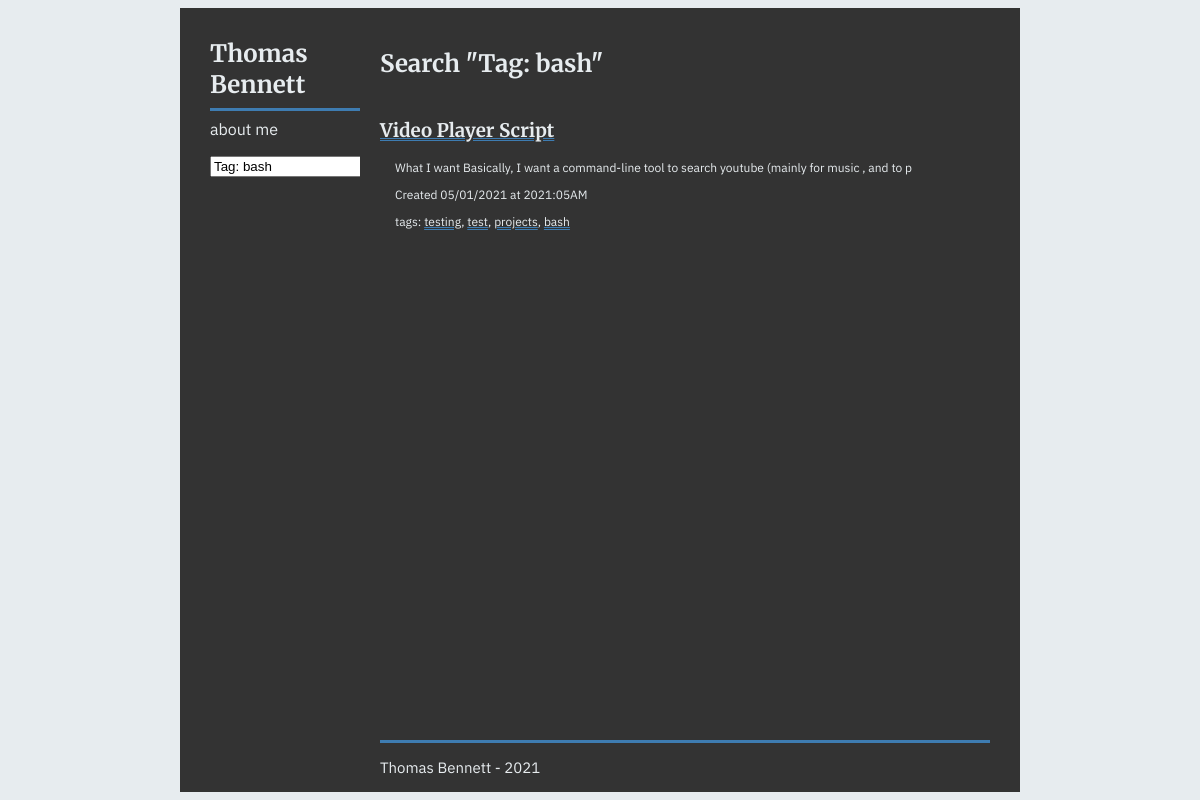
/?t=bash, run on the app's committed database.
### app.py (models this page shows, shortened)
class Entry(flask_db.Model):
    title = CharField()
    slug = CharField(unique=True)
    summary = CharField()
    content = TextField()
    published = BooleanField(index=True)
    timestamp = DateTimeField(default=datetime.datetime.now, index=True)
    def get_tags(self):
        try:
            tags = [tag.tag.title for tag in self.tags]
        except:
            tags = []
        finally:
            return tags

class Tag(flask_db.Model):
    title = CharField(unique=True)
    @classmethod
    def search(cls, query):
        sanitized_query = Tag.sanitize_query(query)
        return (Entry
                .select()
                .join(EntryTag)
                .where(EntryTag.tag == Tag.get(Tag.title == sanitized_query))
                .order_by(Entry.timestamp.desc()) )
    @staticmethod
    def sanitize_query(query):
        return re.sub('[^\w]+', '_', query.lower())

### app.py (the view)
@app.route('/')
def index(q=None, t=None):
    search_query = request.args.get('q') or q
    tag_search_query = request.args.get('t') or t
    search_title=None
    if search_query:
        query = Entry.search(search_query)
        search_title = search_query
    elif tag_search_query:
        query = Tag.search(tag_search_query)
        search_title = "Tag: " + tag_search_query
    else:
        query = Entry.public().order_by(Entry.timestamp.desc())
    return object_list('index.html', query, search=search_title)

### templates/index.html (shortened to what this page needs)
{% extends "base.html" %}
{% block content_title %}{% if search %}Search "{{ search }}"{% else %}Blog entries{% endif %}{% endblock %}
{% block content %}
  {% for entry in object_list %}
    <h3>
      <a class='index-entry-title' href="{% if entry.published %}{{ url_for('detail', slug=entry.slug) }}{% else %}{{ url_for('edit', slug=entry.slug) }}{% endif %}">
        {{ entry.title }}
      </a>
    </h3>
    <div class="index-entry-info">
      <p>{{ entry.summary }}</p>
      <p class='index-entry-created'>Created {{ entry.timestamp.strftime('%m/%d/%Y at %G:%I%p') }}</p>
      <p>tags: {% for e in entry.get_tags() %}<a href='{{ url_for('index', t=e) }}'>{{ e }}</a>{% if not loop.last %}, {% endif %}{% endfor %}</p>
    </div>
    {% else %}
    <p>No entries have been created yet.</p>
  {% endfor %}
{% endblock %}

### static/css/main.css (style rules this page uses)
:root { --accent: #3E7CB1; --text-color: #E7ECEF; --background-color: #E7ECEF; --body-color: #333333; }
html { background-color: var(--background-color); display: flex; justify-content: center; align-items: stretch; min-height: 100%; }
body { max-width: 70%; background-color: var(--body-color); display: flex; flex-direction: row; justify-content: left; flex-grow: 1; font-family: 'IBM Plex Sans', sans-serif; color: var(--text-color); }
a:link { text-decoration: underline; text-decoration-color: var(--accent); text-decoration-style: double; color: var(--text-color); }
.index-entry-title { font-family: Merriweather; }
.index-entry-info { padding-left: 15px; font-size: 12px; }

### data on the page
Entry: title "Video Player Script", summary "What I want Basically, I want a command-line tool to search youtube (mainly for music , and to p", timestamp "05/01/2021 at 2021:05AM"
Tag: title "testing"
Tag: title "test"
Tag: title "projects"
Tag: title "bash"

### other printed values
{{ search }} "Tag: bash"
